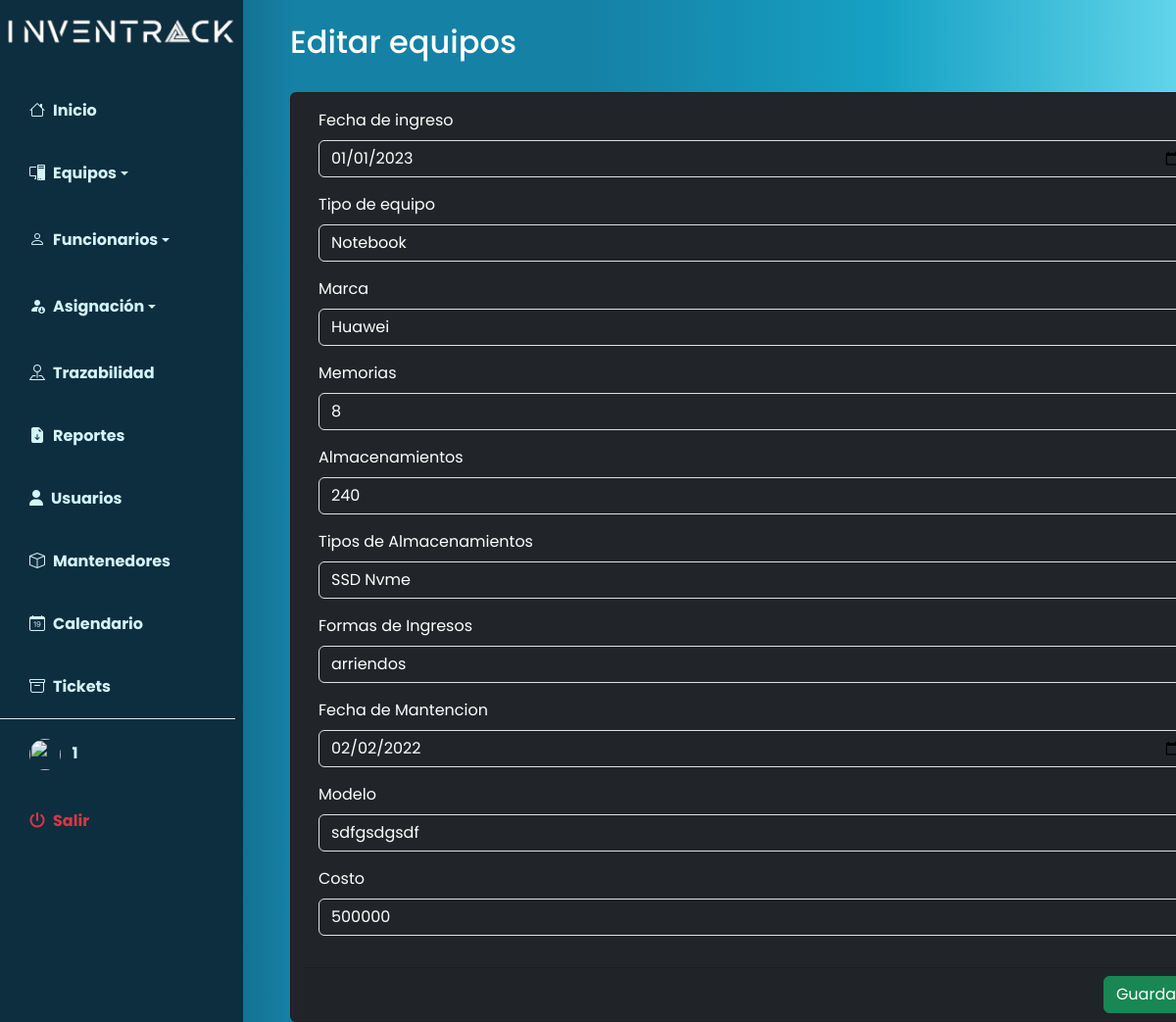
/index.php?p=equipos/edit&id=6 (signed in), run on an earlier commit of the app's database.
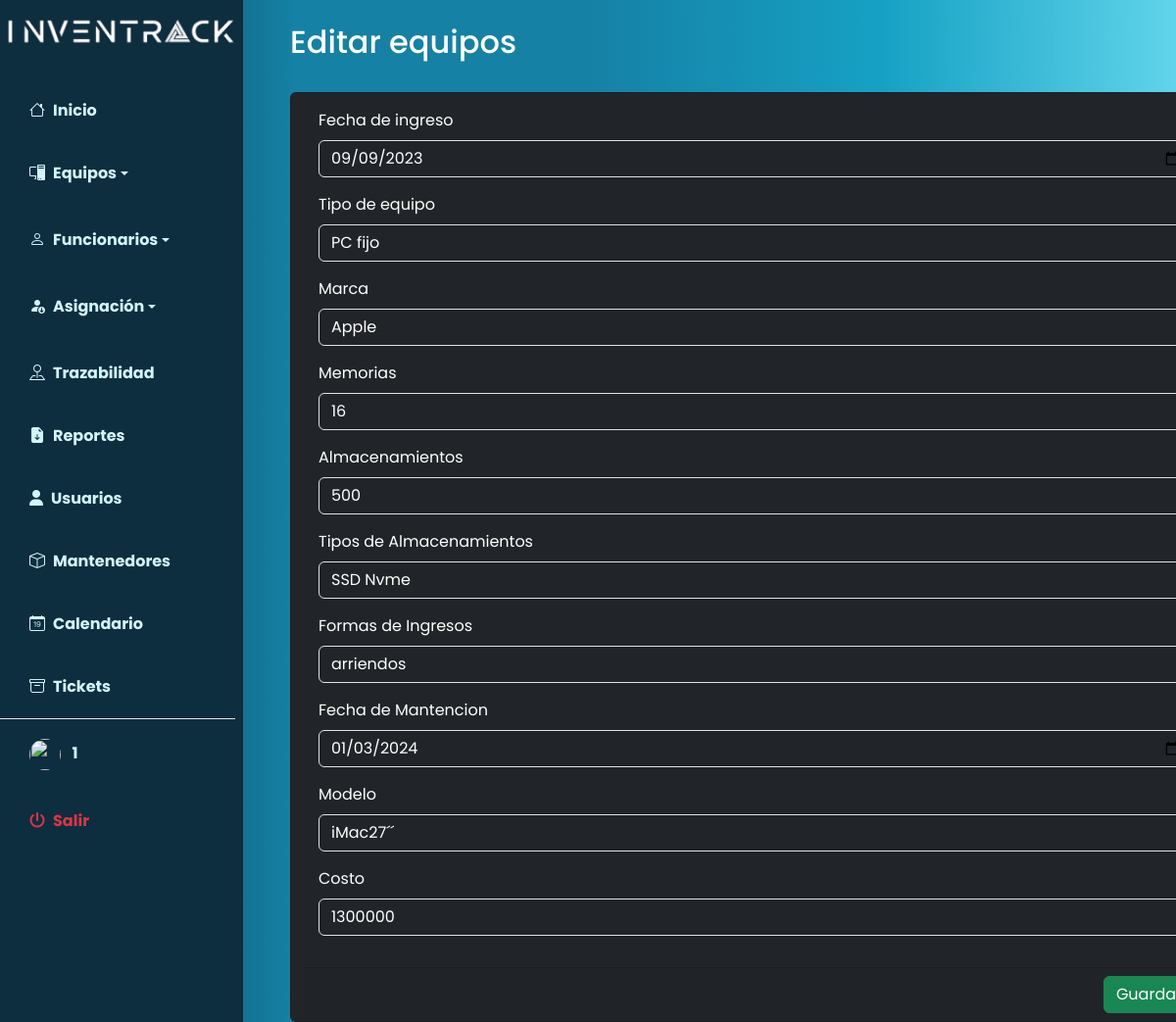
And on a later commit of the database.
### tables this page shows
CREATE TABLE `equipos` (
  `id` int(10) NOT NULL,
  `fechaIngreso` date DEFAULT NULL,
  `modelo` varchar(50) NOT NULL,
  `tipo_id` int(50) NOT NULL,
  `marca_id` int(10) NOT NULL,
  `memoria_id` int(10) NOT NULL,
  `almacenamiento_id` int(10) NOT NULL,
  `tipoAlmacenamiento_id` int(10) NOT NULL,
  `funcionario_id` int(10) NOT NULL,
  `formaIngreso_id` int(10) NOT NULL,
  `fechaMantencion` date DEFAULT NULL,
  `costo` int(50) NOT NULL
);

### index.php (called while the page is built, shortened)
<?php
$pagina = isset($_GET['p']) ? strtolower($_GET['p']) : 'home';
require_once 'includes/header.php';
require_once 'pages/' . $pagina . '.php';
require_once 'includes/footer.php';
?>

### pages/equipos/edit.php (the view, shortened to what the changed rows need)
<?php
include("database/auth.php");
$id = $_GET["id"];
$query = "SELECT * FROM equipos WHERE id=" . $id . ";";
$result = mysqli_query($connection, $query);
if ($row = mysqli_fetch_assoc($result)) {
    $fechaIngreso = $row["fechaIngreso"];
    $tipoEquipo = $row["tipo_id"];
    $modelo = $row["modelo"];
    $marcas = $row["marca_id"];
    $memorias = $row["memoria_id"];
    $almacenamientos = $row["almacenamiento_id"];
    $fechaMantencion = $row["fechaMantencion"];
    $costo = $row["costo"];
} else {
    header("Location: index.php?p=equipos/index");
}
?>
<nav class="navbar navbar-expand-lg navbar-light bg-transparent py-4 px-4">
    <h2 class="fs-2 mx-4 text-white">Editar equipos</h2>
</nav>
<main class="container mx-5">
    <div class="row">
        <div class="card text-bg-dark">
            <form action="pages/equipos/actions/update.php" method="POST">
                <div class="card-body">
                    <div class="row">
                        <div class="col-md-12 mb-3">
                            <label for="fechaIngreso" class="form-label ">Fecha de ingreso</label>
                            <input type="date" class="form-control text-bg-dark " id="fechaIngreso" name="fechaIngreso"
                                value="<?php echo $fechaIngreso ?>">
                        </div>
                        <div class="col-md-12 mb-3">
                            <label for="tipoEquipo" class="form-label">Tipo de equipo</label>
                            <select class="form-control text-bg-dark" id="tipoEquipo" name="tipoEquipo">
                                <?php
                                $sql = $connection->query("SELECT * FROM tipo");
                                while ($resultado = $sql->fetch_assoc()) {
                                    $selected = ($resultado['id'] == $tipoEquipo) ? "selected" : "";
                                    echo "<option value='" . $resultado['id'] . "' $selected>" . $resultado['tipo'] . "</option>";
                                }
                                ?>
                            </select>
                        </div>
                        <div class="col-md-12 mb-3">
                            <label for="marcas" class="form-label">Marca</label>
                            <select class="form-control text-bg-dark" id="marcas" name="marcas">
                                <?php
                                $sql = $connection->query("SELECT * FROM marcas");
                                while ($resultado = $sql->fetch_assoc()) {
                                    $selected = ($resultado['id'] == $marcas) ? "selected" : "";
                                    echo "<option value='" . $resultado['id'] . "' $selected>" . $resultado['marca'] . "</option>";
                                }
                                ?>
                            </select>
                        </div>
                        <div class="col-md-12 mb-3">
                            <label for="memorias" class="form-label">Memorias</label>
                            <select class="form-control text-bg-dark" id="memorias" name="memorias">
                                <?php
                                $sql = $connection->query("SELECT * FROM memorias");
                                while ($resultado = $sql->fetch_assoc()) {
                                    $selected = ($resultado['id'] == $memorias) ? "selected" : "";
                                    echo "<option value='" . $resultado['id'] . "' $selected>" . $resultado['memoria'] . "</option>";
                                }
                                ?>
                            </select>
                        </div>
                        <div class="col-md-12 mb-3">
                            <label for="almacenamientos" class="form-label">Almacenamientos</label>
                            <select class="form-control text-bg-dark" id="almacenamientos" name="almacenamientos">
                                <?php
                                $sql = $connection->query("SELECT * FROM almacenamientos");
                                while ($resultado = $sql->fetch_assoc()) {
                                    $selected = ($resultado['id'] == $almacenamientos) ? "selected" : "";
                                    echo "<option value='" . $resultado['id'] . "' $selected>" . $resultado['almacenamiento'] . "</option>";
                                }
                                ?>
                            </select>
                        </div>
                        <div class="col-md-12 mb-3">
                            <label for="fechaMantencion" class="form-label">Fecha de Mantencion</label>
                            <input type="date" class="form-control text-bg-dark" id="fechaMantencion"
                                name="fechaMantencion" value="<?php echo $fechaMantencion ?>">
                        </div>
                        <div class="col-md-12 mb-3">
                            <label for="modelo" class="form-label">Modelo</label>
                            <input type="text" class="form-control text-bg-dark" id="modelo" name="modelo"
                                value="<?php echo $modelo ?>">
                        </div>
                        <div class="col-md-12 mb-3">
                            <label for="costo" class="form-label">Costo</label>
                            <input type="number" class="form-control text-bg-dark" id="costo" name="costo"
                                value="<?php echo $costo ?>">
                        </div>
                    </div>
                </div>
            </form>
        </div>
    </div>
</main>

What changed in the data, as far as the page shows it:
changed equipos: fechaIngreso "01/01/2023" → "09/09/2023"; fechaMantencion "02/02/2022" → "01/03/2024"; modelo "sdfgsdgsdf" → "iMac27´´"; costo "500000" → "1300000"
Also different on the page:
form field tipoEquipo: "Notebook" → "PC fijo"
form field marcas: "Huawei" → "Apple"
form field memorias: "8" → "16"
form field almacenamientos: "240" → "500"
